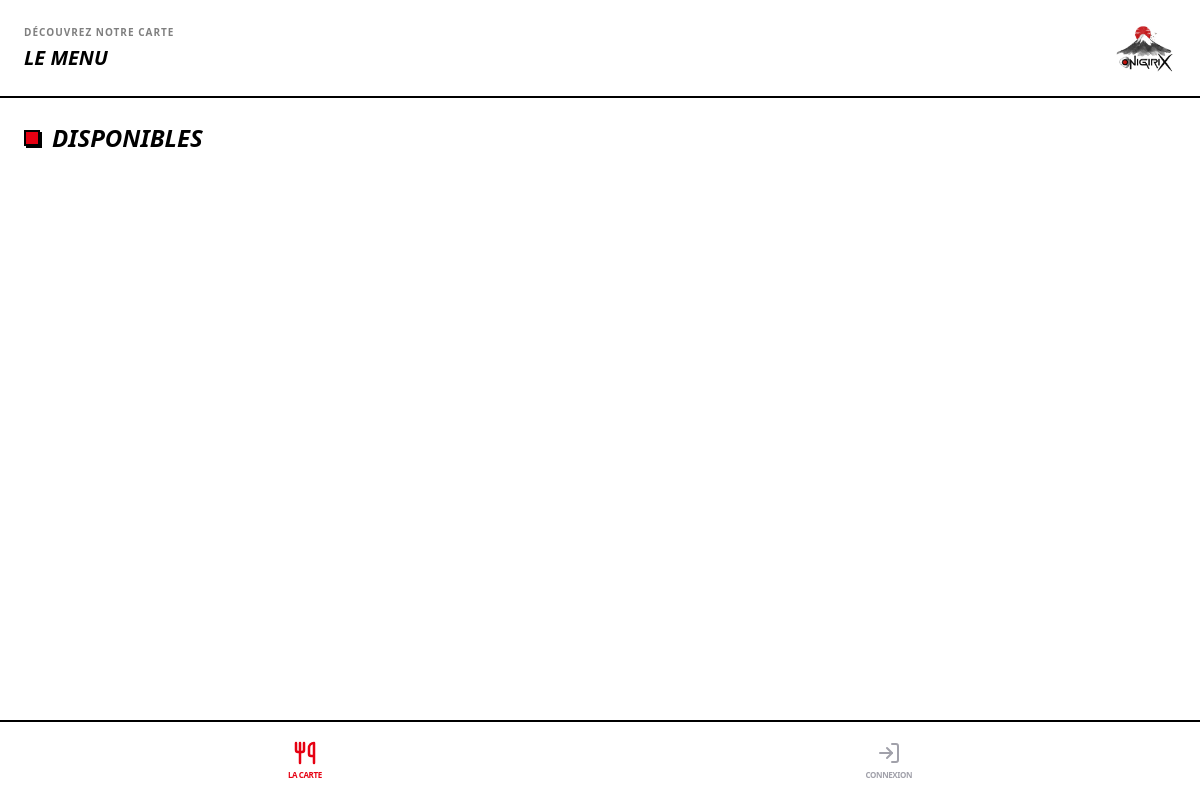
The app's page /index.php?page=menu&error=access_denied, older data.
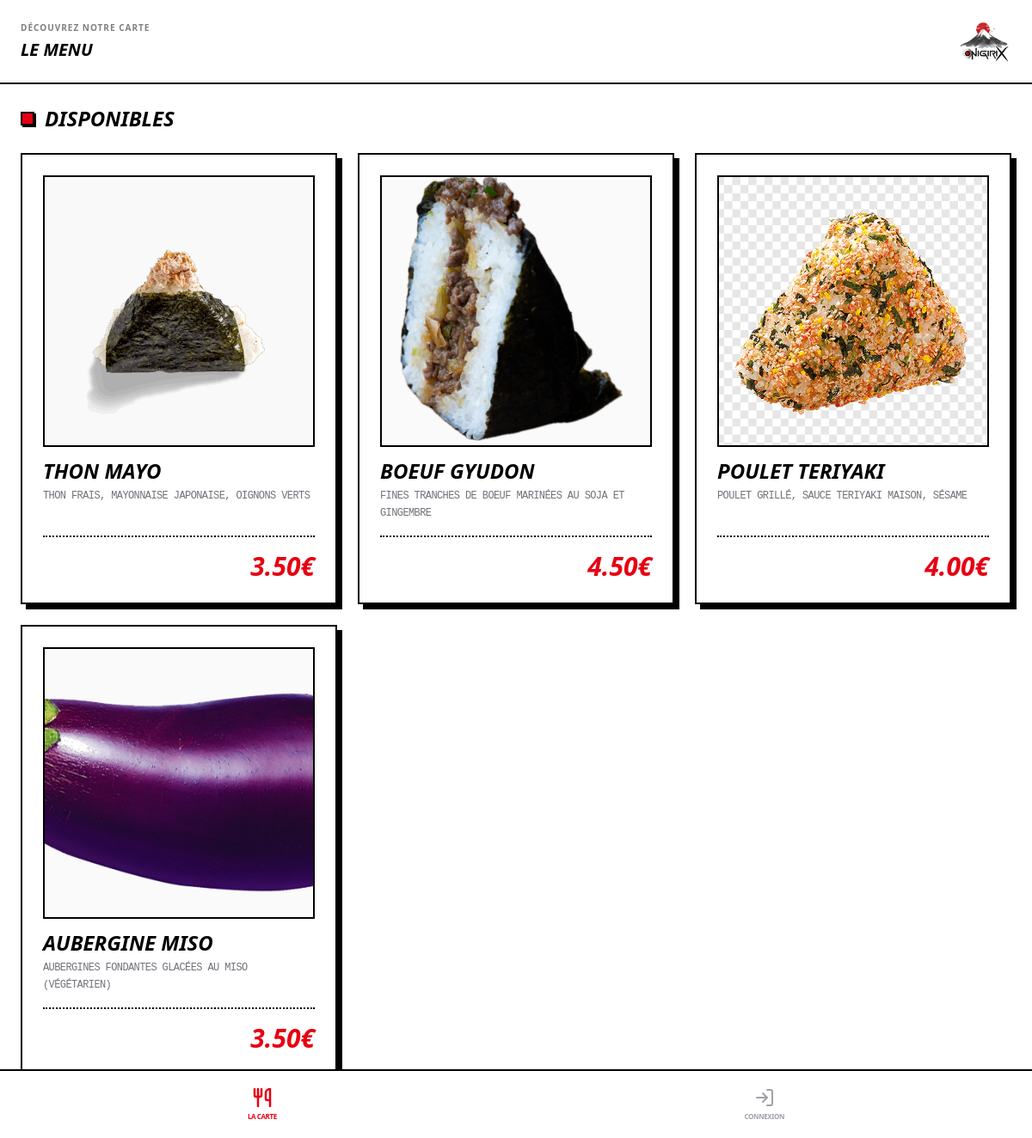
The same page, newer data.
### tables this page shows
CREATE TABLE `recipes` (
  `id` int(11) NOT NULL,
  `name` varchar(50) NOT NULL,
  `fileName` varchar(12) DEFAULT NULL,
  `description` text NOT NULL,
  `price` decimal(10,2) NOT NULL,
  `stock` int(11) NOT NULL,
  `available` tinyint(1) NOT NULL
);

### index.php (called while the page is built, shortened)
<?php
require_once 'utils/flash.php';
require_once 'pages/pagesManager.php';
require_once 'pages/pagesRenderer.php';
$access = $_SESSION['role'] ?? "user";
$isLogged = $_SESSION['loggedIn'] ?? 0;
if (!isset($_GET["page"])) {
    if (!$isLogged) {
        $askedPage = "login";
    } else {
        $askedPage = ($access === 'admin') ? "eventManager" : "dashboardUser";
    }
} else {
    $askedPage = $_GET["page"];
}
$askedPage = PagesManager::checkPageExists($askedPage) ? $askedPage : "errorPage";
$pageTitle = PagesManager::getPageTitle($askedPage);
PagesRenderer::generateHTMLHeader($pageTitle);
PagesRenderer::generateMenu($askedPage, $access, $isLogged);
require("pages/page_" . $askedPage . ".php");
PagesRenderer::generateHTMLFooter($access);
?>

### utils/flash.php (called while the page is built, shortened)
<?php
class Flash
{
    public static function get()
    {
        $flash = $_SESSION['flash'] ?? null;
        return $flash;
    }
}
?>

### pages/pagesManager.php (called while the page is built, shortened)
<?php
class PagesManager
{
    private static $pagesList = [
        ["name" => "dashboardUser", "title" => "Suivi - Onigirix", "access" => "user", "auth" => self::AUTH_LOGGED, "visibility" => true],
        ["name" => "menu", "title" => "La carte", "access" => "user", "auth" => self::AUTH_ANY, "visibility" => true],
        ["name" => "commandeUser", "title" => "Commander", "access" => "user", "auth" => self::AUTH_LOGGED, "visibility" => true],
        ["name" => "historyUser", "title" => "Historique", "access" => "user", "auth" => self::AUTH_LOGGED, "visibility" => true],
        ["name" => "eventManager", "title" => "Gestion des Services", "access" => "admin", "auth" => self::AUTH_LOGGED, "visibility" => true],
        ["name" => "dashboardAdmin", "title" => "Tableau de bord", "access" => "admin", "auth" => self::AUTH_LOGGED, "visibility" => true],
        ["name" => "login", "title" => "Se connecter", "access" => "user", "auth" => self::AUTH_GUEST, "visibility" => true],
        ["name" => "userProfile", "title" => "Mon Profil", "access" => "user", "auth" => self::AUTH_LOGGED, "visibility" => true],
        ["name" => "logout", "title" => "Déconnexion", "access" => "user", "auth" => self::AUTH_LOGGED, "visibility" => true],
        ["name" => "errorPage", "title" => "Erreur", "access" => "user", "auth" => self::AUTH_ANY, "visibility" => false],
        ["name" => "errorAccess", "title" => "Accès Refusé", "access" => "user", "auth" => self::AUTH_ANY, "visibility" => false],
        ["name" => "createUser", "title" => "Créer un compte", "access" => "user", "auth" => self::AUTH_GUEST, "visibility" => false],
        ["name" => "editUser", "title" => "Modifier User", "access" => "user", "auth" => self::AUTH_LOGGED, "visibility" => false],
        ["name" => "editRecipe", "title" => "Modifier Recette", "access" => "admin", "auth" => self::AUTH_LOGGED, "visibility" => false],
    ];
    public static function getPagesList()
    {
        return self::$pagesList;
    }
    public static function checkAccess($askedPage, $userAccess, $isLogged)
    {
        foreach (self::$pagesList as $page) {
            if ($page["name"] == $askedPage) {
                $authCondition = match ($page['auth']) {
                    self::AUTH_ANY => true,
                    self::AUTH_GUEST => !$isLogged,
                    self::AUTH_LOGGED => $isLogged,
                };
                $hasRight = ($page["access"] == $userAccess || $userAccess == "admin");
                return ($hasRight && $authCondition);
            }
        }
        return false;
    }
}

### recipes/recipe.php (called while the page is built, shortened)
<?php
class Recipe
{
    public static function getAllRecipes($dbh, $status)
    {
        try {
            $query = "SELECT * FROM `recipes` WHERE `available` = ?";
            $sth = $dbh->prepare($query);
            $sth->execute(array($status));
            return $sth->fetchAll(PDO::FETCH_CLASS, 'Recipe');
        } catch (PDOException $e) {
            error_log("Erreur getAllRecipes : " . $e->getMessage());
            return null;
        }
    }
}
?>

### recipes/recipeRenderer.php (the view, shortened to what the changed rows need)
<?php
class RecipeRenderer
{
    public static function displayRecipe($recipe, $access)
    {
        if ($access == "admin") {
            self::renderAdminMenuRow($recipe);
        } else {
            self::renderUserMenuCard($recipe);
        }
    }
    public static function displayList($recipes, $access, $listId = null)
    {
        if (!is_array($recipes) || empty($recipes)) {
            return;
        }
        $containerClass = ($access === "admin")
            ? "flex flex-col gap-2"
            : "flex flex-col gap-6 sm:grid sm:grid-cols-2 lg:grid lg:grid-cols-3";
        $idAttr = $listId ? 'id="' . $listId . '"' : '';
        echo '<div ' . $idAttr . ' class="' . $containerClass . '">';
        foreach ($recipes as $recipe) {
            self::displayRecipe($recipe, $access);
        }
        echo "</div>";
    }
    private static function renderUserMenuCard($recipe)
    {
        $name = htmlspecialchars($recipe->name);
        $price = number_format($recipe->price, 2, '.', '');
        $image = !empty($recipe->fileName)
            ? "images/recipeImages/" . $recipe->fileName
            : 'images/onigiri.png';
        $desc = htmlspecialchars($recipe->description ?? '');
        echo <<<HTML
        <div class="flex flex-col bg-white border-2 border-black p-6 shadow-[6px_6px_0px_0px_rgba(0,0,0,1)] hover:-translate-y-1 hover:-translate-x-1 hover:shadow-[8px_8px_0px_0px_rgba(0,0,0,1)] transition-all">
            <div class="w-full aspect-square border-2 border-black bg-zinc-50 mb-4 flex items-center justify-center overflow-hidden">
                <img src="{$image}" alt="{$name}" class="w-full h-full object-cover">
            </div>
            <div class="mb-4">
                <h3 class="text-2xl font-black italic uppercase text-black leading-none mb-2">{$name}</h3>
                <p class="font-mono uppercase tracking-tighter text-xs text-zinc-500 leading-relaxed">{$desc}</p>
            </div>
            <div class="mt-auto text-right border-t-2 border-black border-dotted pt-4">
                <span class="text-3xl font-black italic text-[#E60012]">{$price}€</span>
            </div>
        </div>
        HTML;
    }
}
?>

### pages/pagesRenderer.php (shortened to what the changed rows need)
<?php
require_once __DIR__ . '/../utils/flash.php';
class PagesRenderer
{
    public static function generateHTMLHeader($pageTitle)
    {
        $flash = Flash::get();
        $message = htmlspecialchars($flash['message'] ?? '', ENT_QUOTES, 'UTF-8');
        $type = htmlspecialchars($flash['type'] ?? '', ENT_QUOTES, 'UTF-8');
        echo <<<HTML
            <!DOCTYPE html>
            <html lang="fr" class="h-full">
            <head>
                <meta charset="UTF-8">
                <title>{$pageTitle}</title>
                <script src="https://cdn.tailwindcss.com"></script>
                <link rel="stylesheet" href="css/style.css">
                <script src="https://unpkg.com/lucide@latest"></script>
                <script type="module" src="js/main.js"></script>
            </head>
            <body data-flash-message="{$message}" data-flash-type="{$type}" class="h-full bg-white text-black font-sans">
        HTML;
    }
    public static function generateMenu($askedPage, $userAccess, $isLogged)
    {
        if ($userAccess === 'admin' && $isLogged) {
            echo '<div class="flex h-full w-full">';
            self::renderSidebar($askedPage, $userAccess, $isLogged);
        } else {
            self::renderBottomNav($askedPage, $userAccess, $isLogged);
        }
    }
    public static function renderBottomNav($askedPage, $userAccess, $isLogged)
    {
        echo '<nav class="fixed bottom-0 left-0 right-0 bg-white border-t-2 border-black flex justify-around items-center h-20 px-4 z-[60]">';
        foreach (PagesManager::getPagesList() as $page) {
            $name = $page['name'];
            if ($page['visibility'] && PagesManager::checkAccess($name, $userAccess, $isLogged)) {
                $item = self::$navItems[$name];
                $url = isset($item['url']) ? $item['url'] : "?page={$name}";
                $isActive = ($name === $askedPage);
                $color = $isActive ? 'text-[#E60012]' : 'text-zinc-400';
                $strokeWidth = $isActive ? '2.5' : '2';
                echo <<<HTML
                    <a href="{$url}" class="flex flex-col items-center gap-1 {$color} hover:text-[#E60012] transition-colors">
                        <svg xmlns="http://www.w3.org/2000/svg" width="24" height="24"
                            viewBox="0 0 24 24" fill="none" stroke="currentColor"
                            stroke-width="{$strokeWidth}" stroke-linecap="round" stroke-linejoin="round"
                            class="lucide" aria-hidden="true">
                            {$item['svgPath']}
                        </svg>
                        <span class="uppercase tracking-tighter text-[8px] font-black">{$item['label']}</span>
                    </a>
                HTML;
            }
        }
        echo '</nav>';
    }
    public static function generateHTMLFooter($userAccess)
    {
        echo "</body></html>";
    }
}

Row changes from the older to the newer data that the page shows:
now on this page (row edited): recipes: fileName (picture), name "THON MAYO", description "THON FRAIS, MAYONNAISE JAPONAISE, OIGNONS VERTS", price "3.50"
now on this page (row edited): recipes: fileName (picture), name "BOEUF GYUDON", description "FINES TRANCHES DE BOEUF MARINÉES AU SOJA ET GINGEMBRE", price "4.50"
now on this page (row edited): recipes: fileName (picture), name "POULET TERIYAKI", description "POULET GRILLÉ, SAUCE TERIYAKI MAISON, SÉSAME", price "4.00"
now on this page (row edited): recipes: fileName (picture), name "AUBERGINE MISO", description "AUBERGINES FONDANTES GLACÉES AU MISO (VÉGÉTARIEN)", price "3.50"
